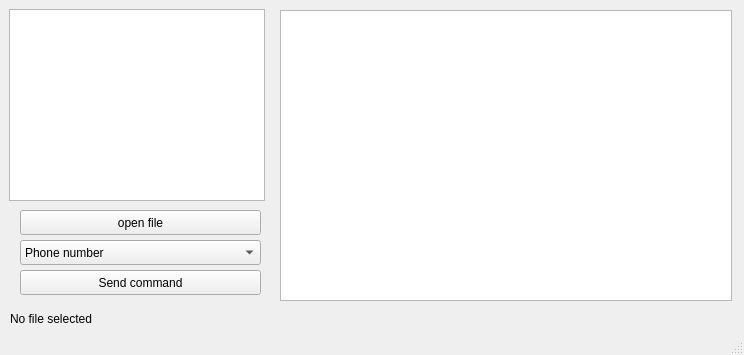
<?xml version="1.0" encoding="UTF-8"?>
<ui version="4.0">
 <class>MainWindow</class>
 <widget class="QMainWindow" name="MainWindow">
  <property name="geometry">
   <rect>
    <x>0</x>
    <y>0</y>
    <width>744</width>
    <height>355</height>
   </rect>
  </property>
  <property name="windowTitle">
   <string>MainWindow</string>
  </property>
  <widget class="QWidget" name="centralWidget">
   <widget class="QTextEdit" name="textEdit">
    <property name="geometry">
     <rect>
      <x>9</x>
      <y>9</y>
      <width>256</width>
      <height>192</height>
     </rect>
    </property>
    <property name="readOnly">
     <bool>true</bool>
    </property>
   </widget>
   <widget class="QLabel" name="label">
    <property name="geometry">
     <rect>
      <x>10</x>
      <y>310</y>
      <width>721</width>
      <height>17</height>
     </rect>
    </property>
    <property name="text">
     <string>No file selected</string>
    </property>
   </widget>
   <widget class="QPushButton" name="pushButton">
    <property name="geometry">
     <rect>
      <x>20</x>
      <y>210</y>
      <width>241</width>
      <height>25</height>
     </rect>
    </property>
    <property name="text">
     <string>open file</string>
    </property>
   </widget>
   <widget class="QComboBox" name="comboBox">
    <property name="geometry">
     <rect>
      <x>20</x>
      <y>240</y>
      <width>241</width>
      <height>25</height>
     </rect>
    </property>
    <item>
     <property name="text">
      <string>Phone number</string>
     </property>
    </item>
    <item>
     <property name="text">
      <string>Email address</string>
     </property>
    </item>
    <item>
     <property name="text">
      <string>Ip address</string>
     </property>
    </item>
   </widget>
   <widget class="QPushButton" name="pushButton_2">
    <property name="geometry">
     <rect>
      <x>20</x>
      <y>270</y>
      <width>241</width>
      <height>25</height>
     </rect>
    </property>
    <property name="text">
     <string>Send command</string>
    </property>
   </widget>
   <widget class="QTableWidget" name="tableWidget">
    <property name="geometry">
     <rect>
      <x>280</x>
      <y>10</y>
      <width>452</width>
      <height>291</height>
     </rect>
    </property>
    <attribute name="horizontalHeaderDefaultSectionSize">
     <number>150</number>
    </attribute>
    <attribute name="horizontalHeaderMinimumSectionSize">
     <number>150</number>
    </attribute>
   </widget>
  </widget>
  <widget class="QStatusBar" name="statusBar"/>
 </widget>
 <layoutdefault spacing="6" margin="11"/>
 <resources/>
 <connections/>
</ui>
